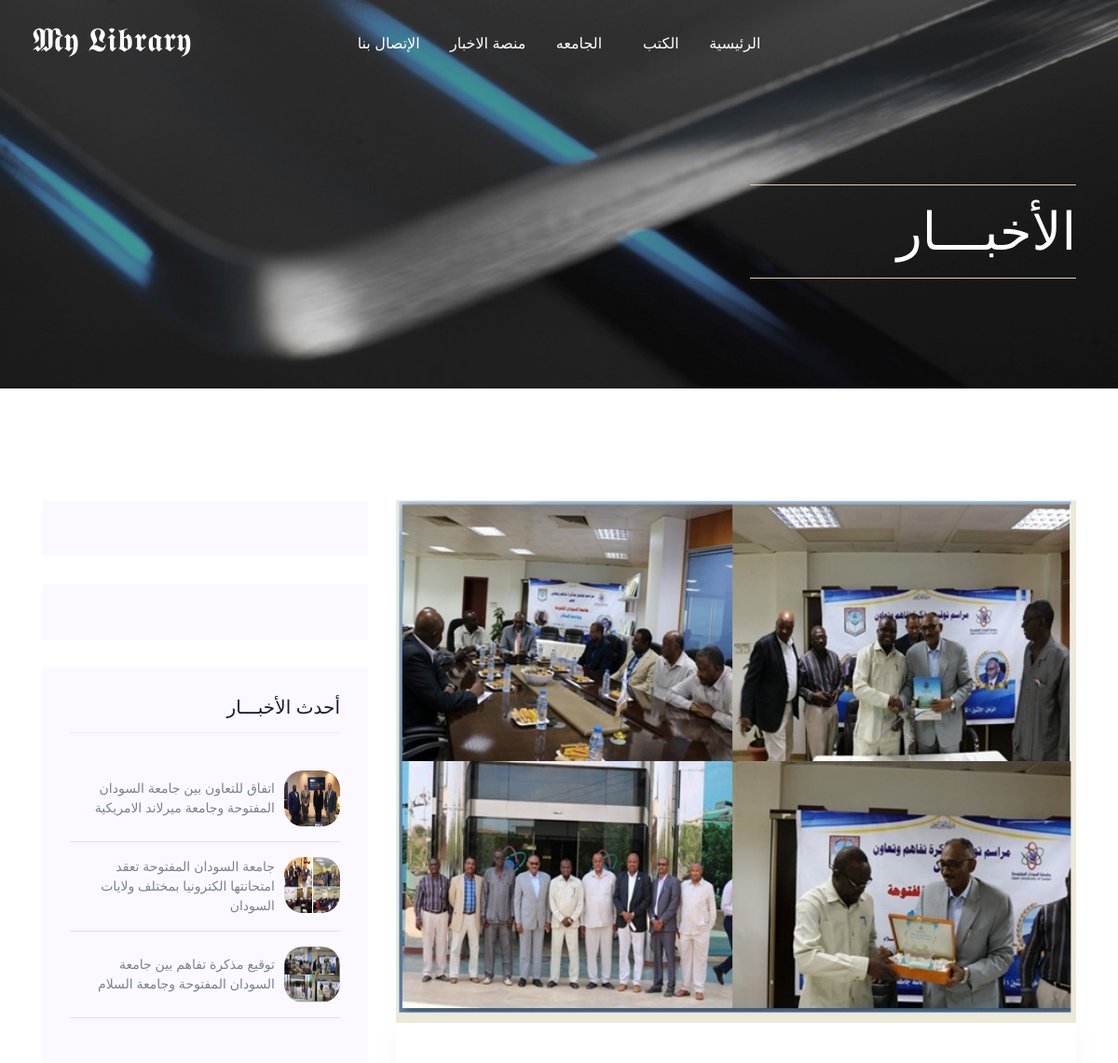
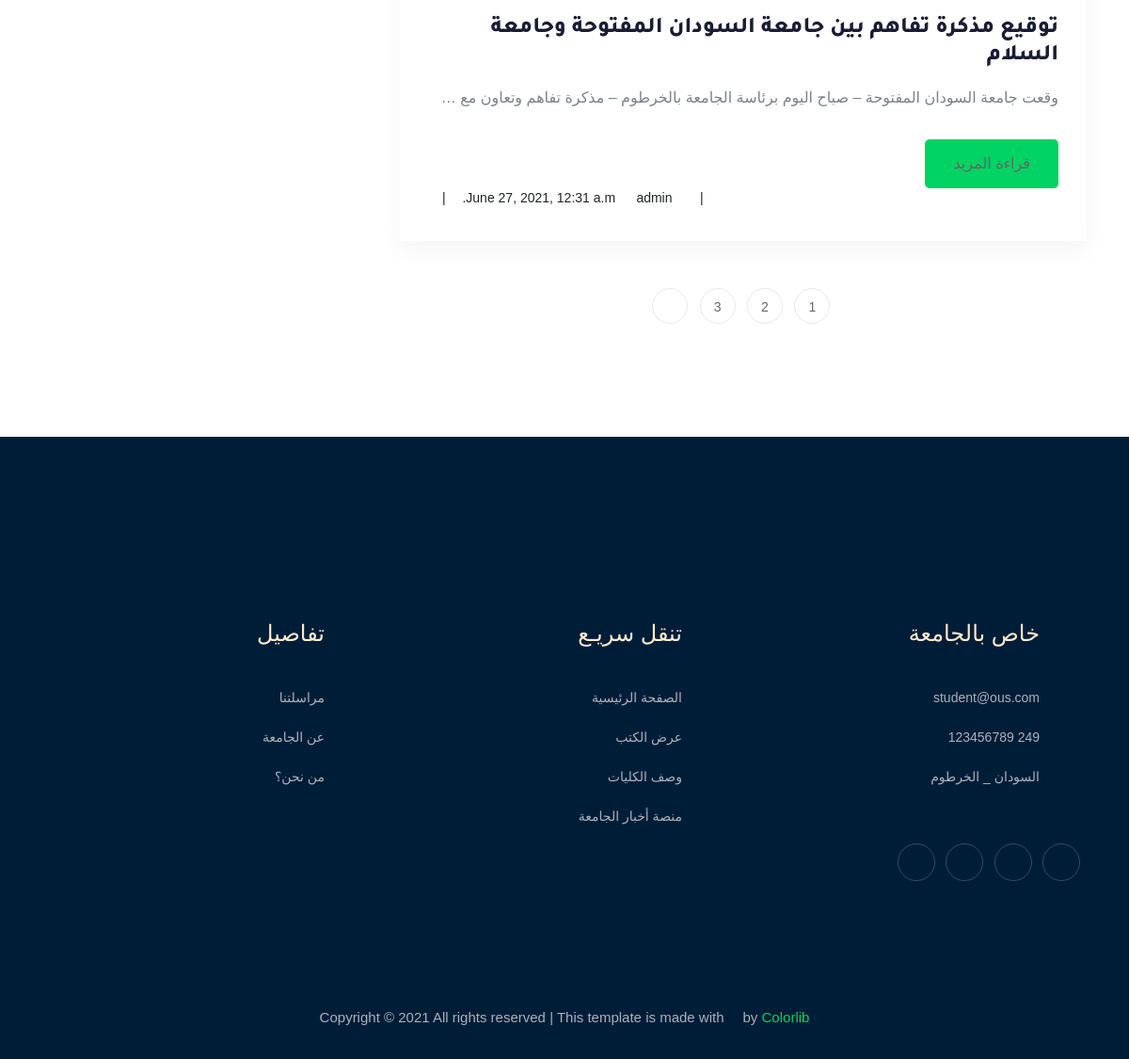
Screenshot of /blogs with the database file from the repository (2 pictures, top to bottom).
### blog/models.py (models this page shows, shortened)
class Blog(models.Model):
    titel = models.CharField(max_length=300)
    author = models.CharField(max_length=100, default='admin')
    contents = models.TextField(max_length=10000)
    image = models.ImageField(upload_to='static/img/Blogs', null=True)
    create = models.DateTimeField(auto_now_add=True,
                                  verbose_name=_("Created At"))
    def get_absolute_url(self):
        return reverse('blog:blog_detail', kwargs={'id': self.id})

### blog/views.py (the view)
# urls.py: path('blogs', views.blogs),
def blogs(request):
    blogs = Blog.objects.all()
    paginator = Paginator(blogs, 1)  # Show 25 contacts per page.
    page = request.GET.get('page')
    blogs = paginator.get_page(page)
    blog_recent = list(Blog.objects.all().order_by('-create'))[0:3]
    context = {'blogs': blogs, 'blog_recent': blog_recent}
    return render(request, 'blogs.html', context)

### blog/templates/blogs.html (shortened to what this page needs)
{% extends 'index.html' %}
{% load static %}
{% block my_code %}
<div class="right">
    <div class="bradcam_area bradcam_bg_1">
        <div class="container">
            <div class="row">
                <div class="col-xl-4">
                    <div class=" bradcam_text">
                        <hr style="background-color: blanchedalmond;">
                        <h3 class="wow fadeInLeftBig" data-wow-duration="2.5s">اﻷخبـــار </h3>
                        <hr style="background-color: blanchedalmond;">
                    </div>
                </div>
            </div>
        </div>
    </div>
</div>
<div class="right">
    <section class="blog_area section-padding">
        <div class="container">
            <div class="row">
                <div class="col-lg-8 mb-5 mb-lg-0">
                    <div class="blog_left_sidebar">
                        {% for blog in blogs %}
                        <article class="blog_item">
                            <div class="blog_item_img">
                                <img class="card-img rounded-0" src="{{blog.image.url}}" alt="">
                            </div>
                            <div class="blog_details">
                                <a class="d-inline-block" href="{{blog.get_absolute_url}}">
                                    <h2>{{blog.titel}}</h2>
                                </a>
                                <p style="overflow: hidden;
                                white-space: nowrap;
                                text-overflow:ellipsis">
                                </p>
                                <a class="boxed-btn3" href="{{blog.get_absolute_url}}">قراءة المزيد</a>
                                <ul class="blog-info-link">
                                    <li><i class="fa fa-clock-o">&nbsp;</i> {{blog.create}} &nbsp;</li>
                                    <li>| &nbsp;<i class="fa fa-user"> &nbsp;</i>{{blog.author}}</li>
                                </ul>
                            </div>
                        </article>
                        {% endfor %}
                        <div class="pagination_wrap">
                            <ul>
                                {% for pages in blogs.paginator.page_range %}
                                {% if blogs.number == pages %}
                                <li><a href="#"><span>{{pages}}</span></a></li>
                                {% else %}
                                <li><a href="?page={{pages}}"><span>{{pages}}</span></a></li>
                                {% endif %}
                                {% endfor %}
                                {% if blogs.has_next %}
                                <li><a href="?page={{blogs.next_page_number}}"> <i class="ti-angle-left"></i>
                                    </a></li>
                                {% else %}
                                <li class="disables"></li>
                                {% endif %}
                            </ul>
                        </div>
                    </div>
                </div>
                <div class="col-lg-4">
                    <div class="blog_right_sidebar">
                        <aside class="single_sidebar_widget search_widget">
                        </aside>
                        <aside class="single_sidebar_widget search_widget">
                        </aside>
                        <aside class="single_sidebar_widget popular_post_widget">
                            <h3 class="widget_title">أحدث اﻷخبـــار</h3>
                            {% for recent in blog_recent %}
                            <div class="media post_item">
                                <img style="height: 60px;width: 60px; border-radius: 20px;" src="{{recent.image.url}}"
                                    alt="">
                                <div class="media-body">
                                    <a href="single-blog.html">
                                        <p style="margin-right: 10px;">{{recent.titel}}</p>
                                    </a>
                                </div>
                            </div>
                            <hr>
                            {% endfor %}
                        </aside>
                    </div>
                </div>
            </div>
        </div>
    </section>
</div>
{% endblock my_code %}

### rows the page displays
Blog: image (picture), titel "توقيع مذكرة تفاهم بين جامعة السودان المفتوحة وجامعة السلام", create "June 27, 2021, 12:31 a.m.", author "admin"
Blog: image (picture), titel "اتفاق للتعاون بين جامعة السودان المفتوحة وجامعة ميرلاند الامريكية"
Blog: image (picture), titel "جامعة السودان المفتوحة تعقد امتحانتها الكترونيا بمختلف ولايات السودان"

### other values shown
{{ pages }} "1"
{{ pages }} "2" "3"
